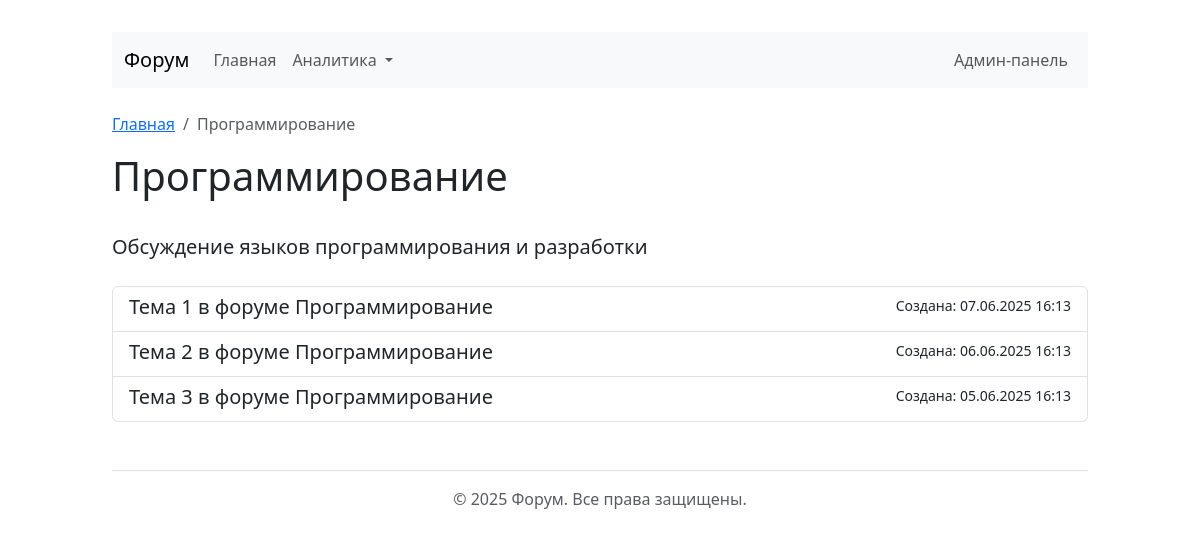
Screenshot of /forum/1 with the database file from the repository.
### app/models/db_models.py (models this page shows, shortened)
class Forum(db.Model):
    __tablename__ = 'форум'
    ID_форума = db.Column(db.Integer, primary_key=True)
    название = db.Column(db.String(255), nullable=False)
    описание = db.Column(db.Text)
    topics = db.relationship('Topic', backref='forum', lazy=True)

class Topic(db.Model):
    __tablename__ = 'тема'
    ID_темы = db.Column(db.Integer, primary_key=True)
    ID_форума = db.Column(db.Integer, db.ForeignKey('форум.ID_форума'), nullable=False)
    название = db.Column(db.String(255), nullable=False)
    дата_создания = db.Column(db.DateTime, default=datetime.utcnow)
    posts = db.relationship('Post', backref='topic', lazy=True)

### app/routes.py (the view)
@main_bp.route('/forum/<int:forum_id>')
def forum(forum_id):
    forum = DatabaseManager.get_forum(forum_id)
    topics = DatabaseManager.get_topics(forum_id)
    return render_template('forum.html', forum=forum, topics=topics)

### app/database.py (called while the page is built)
    @staticmethod
    def get_forum(forum_id):
        return Forum.query.get_or_404(forum_id)

    @staticmethod
    def get_topics(forum_id):
        return Topic.query.filter_by(ID_форума=forum_id).all()

### app/templates/forum.html (shortened to what this page needs)
{% extends "base.html" %}
{% block content %}
<nav aria-label="breadcrumb">
    <ol class="breadcrumb">
        <li class="breadcrumb-item"><a href="{{ url_for('main.index') }}">Главная</a></li>
        <li class="breadcrumb-item active">{{ forum.название }}</li>
    </ol>
</nav>
<div class="d-flex justify-content-between align-items-center mb-4">
    <h1>{{ forum.название }}</h1>
</div>
<p class="lead">{{ forum.описание }}</p>
{% if topics %}
<div class="list-group mt-4">
    {% for topic in topics %}
    <a href="{{ url_for('main.topic', topic_id=topic.ID_темы) }}" class="list-group-item list-group-item-action">
        <div class="d-flex w-100 justify-content-between">
            <h5 class="mb-1">{{ topic.название }}</h5>
            <small>Создана: {{ topic.дата_создания.strftime('%d.%m.%Y %H:%M') }}</small>
        </div>
    </a>
    {% endfor %}
</div>
{% else %}
<div class="alert alert-info mt-4">
    <p>В этом форуме пока нет тем.</p>
</div>
{% endif %}
{% endblock %}

### app/templates/base.html (style rules this page uses)
body { padding-top: 2rem; padding-bottom: 2rem; }

### rows the page displays
Forum: название "Программирование", описание "Обсуждение языков программирования и разработки"
Topic: название "Тема 1 в форуме Программирование", дата_создания "07.06.2025 16:13"
Topic: название "Тема 2 в форуме Программирование", дата_создания "06.06.2025 16:13"
Topic: название "Тема 3 в форуме Программирование", дата_создания "05.06.2025 16:13"
